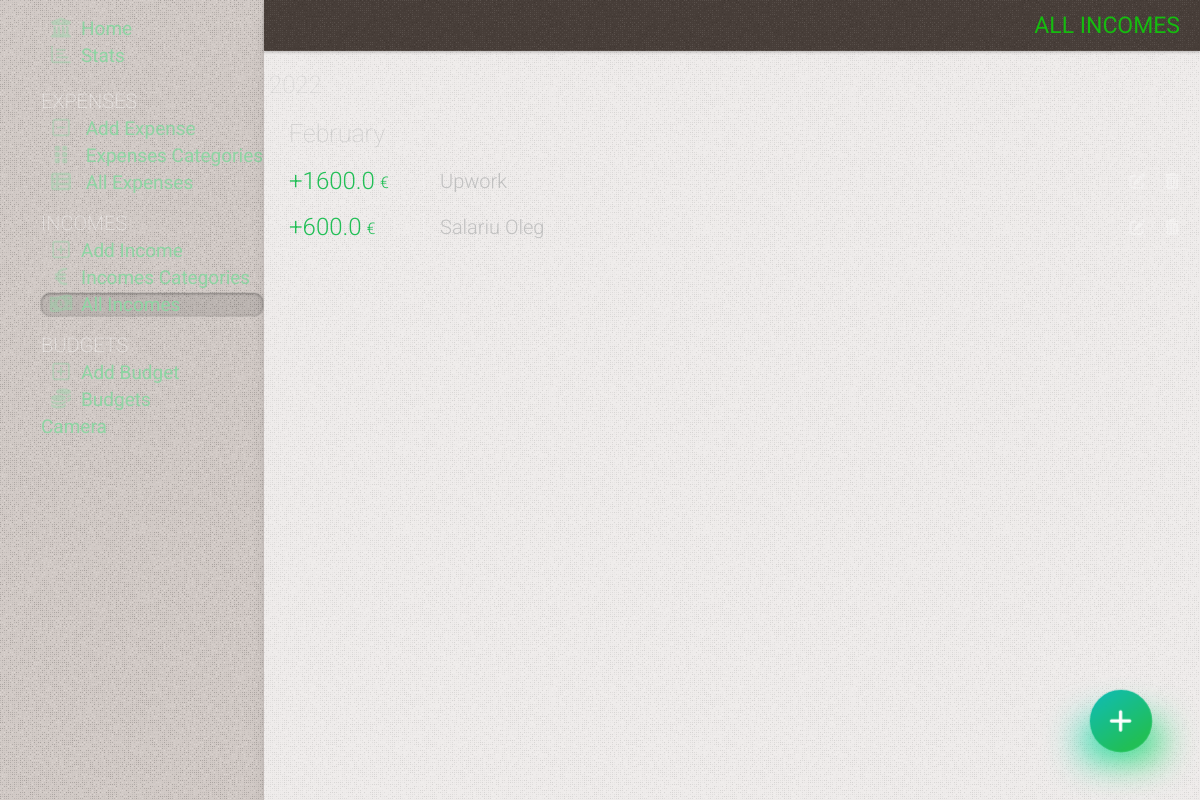
/incomes, run on an earlier commit of the app's database.
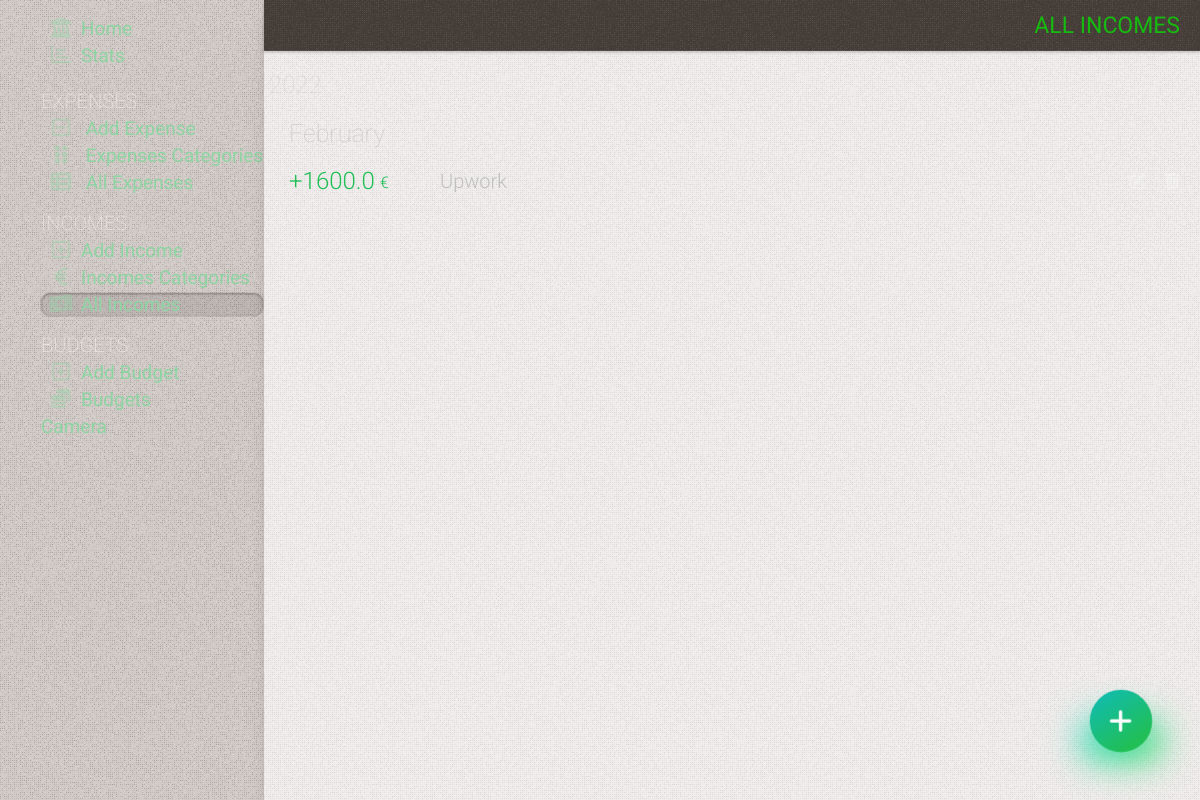
And on a later commit of the database.
### tables this page shows
CREATE TABLE incomes
(
    id       INTEGER PRIMARY KEY AUTOINCREMENT,
    date     TIMESTAMP NOT NULL DEFAULT CURRENT_TIMESTAMP,
    amount   REAL      NOT NULL,
    category INTEGER   NOT NULL,
    comment  TEXT

);

CREATE TABLE categories_income
(
    id         INTEGER PRIMARY KEY AUTOINCREMENT,
    name       TEXT NOT NULL,
    primordial TEXT DEFAULT NULL,
    state      TEXT DEFAULT false
);

### app.py (the view)
@app.route('/incomes')
def incomes():
    conn = get_db_connection()
    incomes = conn.execute(
        'SELECT incomes.id, strftime("%m", date) as month, strftime("%Y", date) as year, amount, categories_income.name as category, comment  FROM incomes LEFT JOIN categories_income on categories_income.id = incomes.category').fetchall()
    conn.close()
    return render_template('incomes.html', title='All incomes', gradient='text-gradient-green', incomes=incomes)

### app.py (called while the page is built)
def get_db_connection():
    conn = sqlite3.connect('static/database.db')
    conn.row_factory = sqlite3.Row
    return conn

@app.template_filter('month_name')
def month_name(month_number):
    return calendar.month_name[month_number]

### templates/incomes.html (shortened to what this page needs)
{% extends 'base.html' %} {% block content %}
	<div class="page_title {{ gradient }}" >
		<span >{% block title %} {{ title }} {% endblock %}</span >
	</div >
	<div class="content" >
		{% if incomes|length == 0 %}
			<div class="no-results mt-50" >You have not added any income yet. Click on (+) to add</div >
		{% else %}
			<div class="cards  relative" >
				{% for key, list in incomes|groupby('year')|sort(attribute='0', reverse=True) %}
					<div class="ml-10 cards-day" >{{ key }} </div >
					{% for key2, list2 in list|groupby('month')|sort(attribute='0', reverse=True) %}
						<div class=" subtitle2 mt-20" >{{ key2|int|month_name }} </div >
						{% for id, month, year, amount, category, comment in list2 %}
							<div class="card flex items-center relative overflow-hidden flex-wrap  card-income " >
								<div class="flex items-center w-full" >
									<div class="card-info flex flex-1" >
										<div class="flex flex-1" >
											<span class="card-amount flex items-center" >  {{ amount }} <span >&euro;</span > </span >
											<div class="flex flex-col justify-center ml-15" >
												<div class="flex items-center" >
													<span class="{{ color }} card-category" >  {{ category }}  </span >
												</div >
											</div >
										</div >
										<div class="card-btns  flex items-center flex-shrink-0 ml-auto" >
											<a href="/income-edit/{{ id }}" class="btn-ac" >
												<i class="fa-solid fa-pen-to-square" ></i >
											</a >
											<form action="{{ url_for('delete_income', id=id) }}" method="POST" >
												<button type="submit" class="btn-ac"
																onclick="return confirm('Are you sure you want to delete this post?')" >
													<i class="fa-solid fa-trash-can" ></i >
												</button >
											</form >
										</div >
									</div >
								</div >
							</div >
						{% endfor %}
					{% endfor %}
				{% endfor %}
			</div >
		{% endif %}
	</div >
{% endblock %}

### templates/base.html (shortened to what this page needs)
<!DOCTYPE html>
<html lang="en" class="dark-theme" >
<head >
	<link rel="stylesheet" href="{{ url_for('static', filename= 'css/splide.min.css') }}" />
	<link rel="stylesheet" href="https://cdnjs.cloudflare.com/ajax/libs/font-awesome/6.0.0-beta3/css/all.min.css" />
	<link rel="stylesheet" href="{{ url_for('static', filename= 'css/mmenu.css') }}" />
	<link rel="stylesheet" href="{{ url_for('static', filename= 'css/styles.css') }}" />
</head >
<body class="w-full flex flex-col" >
<div class="flex container w-full h-full flex-1" >
	<nav id="menu" >
		<ul class="list-menu" >
			<li {% if request.path == '/' %} class="active" {% endif %}><a href="{{ url_for('index') }}" ><i
					class="fa-solid fa-bank" ></i >Home</a ></li >
			<li class="list-stats {% if request.path == '/stats' %} active {% endif %}" ><a href="{{ url_for('stats') }}" ><i
					class="fa-regular fa-chart-bar" ></i >Stats</a >
			</li >
			<li class="list-title mt-20" ><span >Expenses</span >
			<li class="list-expense {% if request.path == '/add' %} active {% endif %}" ><a href="{{ url_for('add') }}" >
				<i class="fa fa-regular fa-square-minus" ></i >
				Add Expense</a >
			</li >
			<li class="list-expense {% if request.path == '/categories' or title == 'Edit Category' or title == 'Edit Subcategory' %} active {% endif %}" >
				<a href="{{ url_for('categories') }}" >
					<i class="fa fa-grip-vertical" ></i >
					Expenses Categories</a >
			</li >
			<li class="list-expense {% if request.path == '/all-expenses' %} active {% endif %}" >
				<a href="{{ url_for('all_expenses') }}" >
					<i class="fa fa-solid fa-table-list" ></i >
					All Expenses</a >
			</li >
			</li >
			<li class="list-title" ><span >Incomes</span >
			<li class="list-income {% if request.path == '/add_income' %} active {% endif %}" ><a
					href="{{ url_for('add_income') }}" ><i class="fa fa-regular fa-square-plus" ></i >Add
																																														Income</a >
			</li >
			<li class="list-income {% if request.path == '/categories_income' or title == 'Edit Category Income' %} active {% endif %}" >
				<a href="{{ url_for('categories_income') }}" ><i class="fa fa-solid fa-euro-sign" ></i >Incomes
																																																Categories</a >
			</li >
			<li class="list-income {% if request.path == '/incomes' %} active {% endif %}" ><a
					href="{{ url_for('incomes') }}" ><i class="fa fa-solid fa-money-bill-1-wave" ></i >All
																																														 Incomes</a >
			</li >
			</li >
			<li class="list-title" ><span >Budgets</span >
			<li class="list-budget {% if request.path == '/add_budget' %} active {% endif %}" ><a
					href="{{ url_for('add_budget') }}" ><i class="fa fa-regular fa-square-plus" ></i >Add
																																														Budget</a >
			</li >
			<li class="list-budget {% if request.path == '/budgets' or title == 'Edit Budget' %} active {% endif %}" ><a
					href="{{ url_for('budgets') }}" ><i class="fa-solid fa-coins" ></i >Budgets</a ></li >
			</li >
			<li class="list-budget" ><a href="{{ url_for('test') }}" >Camera</a ></li >
		</ul >
	</nav >
	<div class="right-container overflow--hidden flex-1 " >
		{% block content %} {% endblock %}
	</div >
</div >
{% if request.path == '/' or request.path == '/all-expenses' %}
	<a href="/add" class="fancy-button  bg-gradient-red add" ><span ><i class="fa-solid fa-plus" ></i ></span ></a >
{% elif request.path == '/incomes' %}
	<a href="/add_income" class="fancy-button  bg-gradient-green add" ><span ><i
			class="fa-solid fa-plus" ></i ></span ></a >
{% endif %}
<link rel="stylesheet" href="https://cdn.jsdelivr.net/npm/flatpickr/dist/flatpickr.min.css" >
</body >
</html >

### static/css/mmenu.css (style rules this page uses)
:root { --mm-line-height: 20px; --mm-listitem-size: 38px; --mm-navbar-size: 44px; --mm-offset-top: 0; --mm-offset-right: 0; --mm-offset-bottom: 0; --mm-offset-left: 0; --mm-color-border: rgba(0, 0, 0, 0.1); --mm-color-button: rgba(0, 0, 0, 0.3); --mm-color-text: rgba(0, 0, 0, 0.75); --mm-color-text-dimmed: rgba(0, 0, 0, 0.3); --mm-color-background: #f3f3f3; --mm-color-background-highlight: rgba(0, 0, 0, 0.05); --mm-color-background-emphasis: rgba(255, 255, 255, 0.4); --mm-shadow: 0 0 10px rgba(0, 0, 0, 0.3) }
:root { --mm-iconbar-size: 50px }
:root { --mm-iconpanel-size: 50px }
:root { --mm-sidebar-collapsed-size: 50px; --mm-sidebar-expanded-size: 440px }

What changed in the data, as far as the page shows it:
removed incomes: amount "600.0", name "Salariu Oleg"
